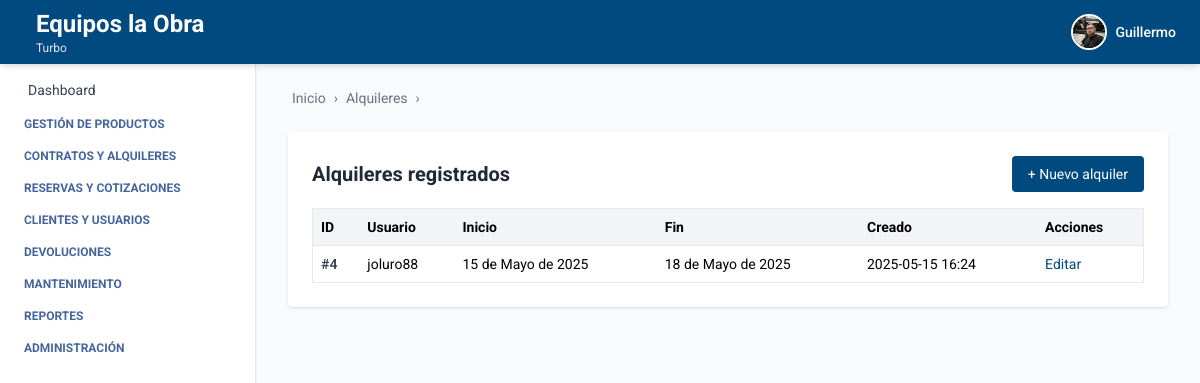
Page /alquiler/ (signed in) on the earlier database version.
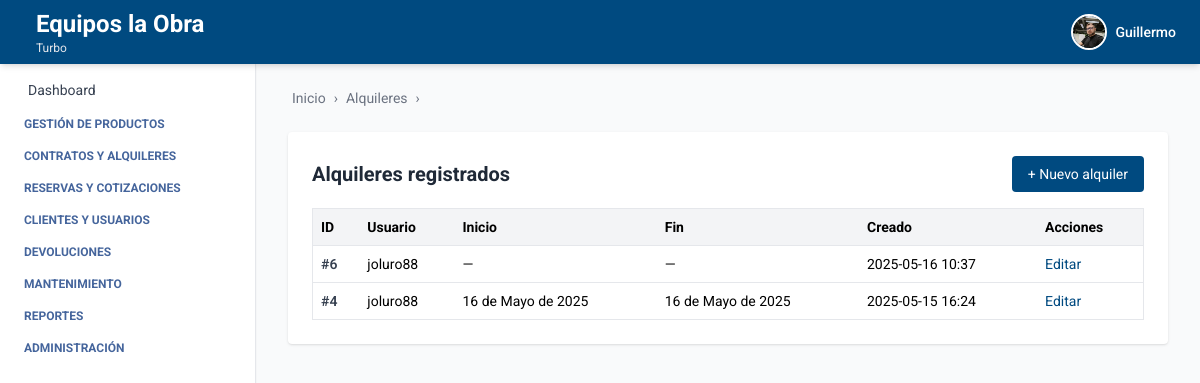
Same page on the later database version.
### alquiler/models.py (models this page shows, shortened)
class Alquiler(models.Model):
    usuario = models.ForeignKey(settings.AUTH_USER_MODEL, on_delete=models.CASCADE)
    cliente = models.ForeignKey(Cliente, on_delete=models.PROTECT, related_name='alquileres', null=True, blank=True)
    fecha_inicio = models.DateField(null=True, blank=True)
    fecha_fin = models.DateField(null=True, blank=True)
    observaciones = models.TextField(blank=True)
    created_at = models.DateTimeField(auto_now_add=True)
    updated_at = models.DateTimeField(auto_now=True)
    created_by = models.ForeignKey(
        settings.AUTH_USER_MODEL, on_delete=models.SET_NULL,
        null=True, blank=True, related_name='alquileres_creados_por'
    )
    updated_by = models.ForeignKey(
        settings.AUTH_USER_MODEL, on_delete=models.SET_NULL,
        null=True, blank=True, related_name='alquileres_actualizados_por'
    )

### autenticacion/models.py (models this page shows, shortened)
class Usuario(AbstractUser):
    telefono = models.CharField(max_length=20, blank=True, null=True)
    empresa = models.ForeignKey(Empresa, on_delete=models.SET_NULL, null=True, blank=True)
    sucursal = models.ForeignKey(Sucursal, on_delete=models.SET_NULL, null=True, blank=True)
    ESTADOS = [
        ("activo", "Activo"),
        ("inactivo", "Inactivo"),
    ]
    estado = models.CharField(max_length=10, choices=ESTADOS, default="activo")
    foto_perfil = models.ImageField(upload_to='usuarios/img/', blank=True, null=True)
    groups = models.ManyToManyField(
        Group,
        related_name='usuarios',  # Evita conflicto con 'user_set'
        blank=True,
        help_text='The groups this user belongs to.',
        verbose_name='groups'
    )
    user_permissions = models.ManyToManyField(
        Permission,
        related_name='usuarios',  # Evita conflicto con 'user_set'
        blank=True,
        help_text='Specific permissions for this user.',
        verbose_name='user permissions'
    )

### alquiler/views_alquiler.py (the view)
# urls.py: path('', alquiler_list, name='alquiler_list'),
@login_required
def alquiler_list(request):
    alquileres = Alquiler.objects.filter(usuario__sucursal=request.user.sucursal).order_by('-created_at')
    context = {
        'alquileres': alquileres,
        'breadcrumb_items': [('Alquileres', 'Listado')]
    }
    return render(request, 'alquiler_list.html', context)

### alquiler/templates/alquiler_list.html
{% extends 'index.html' %}
{% load humanize %}
{% block breadcrumb %}
  {% include 'breadcrumb.html' with home='/' breadcrumbs=breadcrumb_items %}
{% endblock %}
{% block content %}
<div class="max-w-6xl mx-auto mt-6 bg-white p-6 rounded shadow">
  <div class="flex justify-between items-center mb-4">
    <h2 class="text-xl font-bold text-gray-800">Alquileres registrados</h2>
    <a href="{% url 'crear_alquiler' %}" class="bg-[var(--primary-color)] text-white px-4 py-2 rounded hover:bg-blue-700 transition text-sm">
      + Nuevo alquiler
    </a>
  </div>
  <table class="min-w-full bg-white border border-gray-200 text-sm rounded">
    <thead class="bg-gray-100 text-left">
      <tr>
        <th class="p-2">ID</th>
        <th class="p-2">Usuario</th>
        <th class="p-2">Inicio</th>
        <th class="p-2">Fin</th>
        <th class="p-2">Creado</th>
        <th class="p-2">Acciones</th>
      </tr>
    </thead>
    <tbody>
      {% for a in alquileres %}
        <tr class="border-t">
          <td class="p-2 font-semibold text-gray-700">#{{ a.id }}</td>
          <td class="p-2">{{ a.usuario.username }}</td>
          <td class="p-2">{{ a.fecha_inicio|default:"—" }}</td>
          <td class="p-2">{{ a.fecha_fin|default:"—" }}</td>
          <td class="p-2">{{ a.created_at|date:"Y-m-d H:i" }}</td>
          <td class="p-2">
            <a href="{% url 'editar_alquiler' a.id %}" class="text-[var(--primary-color)] hover:underline">Editar</a>
          </td>
        </tr>
      {% empty %}
        <tr>
          <td colspan="6" class="p-4 text-center text-gray-500">No hay alquileres registrados.</td>
        </tr>
      {% endfor %}
    </tbody>
  </table>
</div>
{% endblock %}

Differences in the rows shown:
added Alquiler: id "6", usuario.username "joluro88", fecha_inicio "—", fecha_fin "—", created_at "2025-05-16 10:37"
changed Alquiler id 4: fecha_inicio "15 de Mayo de 2025" → "16 de Mayo de 2025"; fecha_fin "18 de Mayo de 2025" → "16 de Mayo de 2025"
